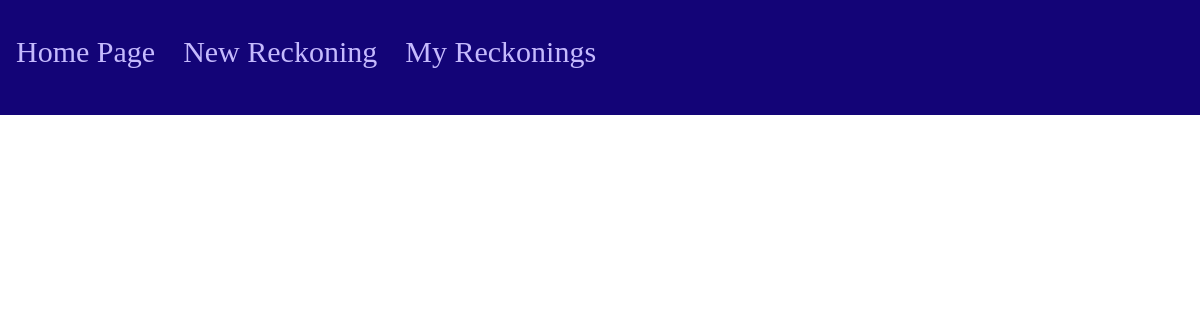
/Jim/transactions, run on an earlier commit of the app's database.
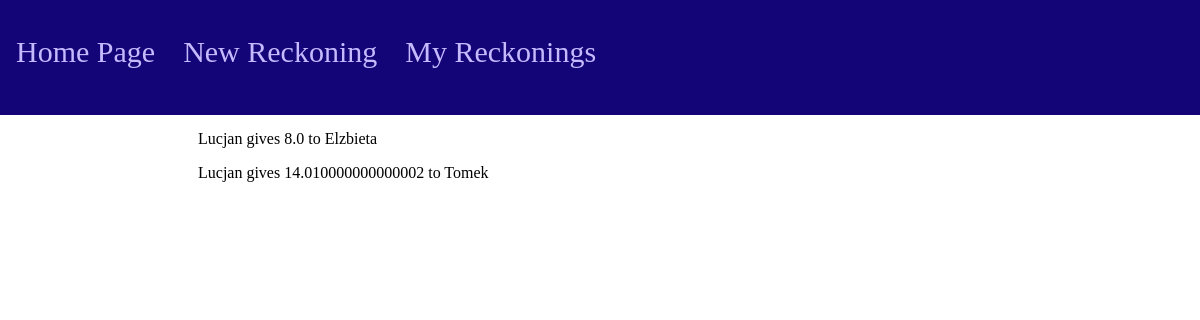
And on a later commit of the database.
### main/models.py (models this page shows)
class Person(models.Model):
    sheet = models.ForeignKey(Sheet, on_delete=models.CASCADE)
    name = models.CharField(max_length=20)
    balance = models.FloatField(default=0)
    def __str__(self):
        return self.name

### main/views.py (the view)
# urls.py: path('<str:name>/transactions', views.transactions, name="transactions")
def transactions(response, name): #function that shows transactions needed to complete the reckoning
    view = Sheet.objects.get(name=name)
    debtors = [person for person in Person.objects.filter(sheet=view) if person.balance > 0]
    collectors = [person for person in Person.objects.filter(sheet=view) if person.balance < 0]
    debtors.sort(reverse=True, key=PersonCmp)
    collectors.sort(reverse=True, key=PersonCmp)
    print(debtors)
    print(collectors)
    actions = []
    while len(debtors) and len(collectors):
        if debtors[0].balance < collectors[0].balance * -1:
            actions.append(transaction(debtors[0].name,str(debtors[0].balance),collectors[0].name))
            collectors[0].balance += debtors[0].balance
            debtors.pop(0)
        elif debtors[0].balance == collectors[0].balance * -1:
            actions.append(transaction(debtors[0].name,str(debtors[0].balance),collectors[0].name))
            collectors.pop(0)
            debtors.pop(0)
        else:
            actions.append(transaction(debtors[0].name,str(collectors[0].balance * -1),collectors[0].name))
            debtors[0].balance += collectors[0].balance
            collectors.pop(0)
    print(actions)
    return render(response, 'main/transactions.html', {"actions": actions})

### main/views.py (called while the page is built)
def PersonCmp(p1):
    return p1.balance

### main/templates/main/transactions.html
{% extends 'main/base.html' %}
{% block content %}
    <div>
        {% for action in actions %}
            <p>{{action.debtor}} gives {{action.value}} to {{action.collector}}</p>
        {% endfor %}
    </div>
{% endblock %}

### main/templates/main/base.html (shortened to what this page needs)
<!doctype html>
<html>
    <head>
    </head>
    <body>
        <div class="sidenav">
            <a href="/">Home Page</a>
            <a href="/create">New Reckoning</a>
            <a href="/sheets">My Reckonings</a>
        </div>
        <div class="main">
            {% block content %}{% endblock %}
        </div>
    <body>
</html>

### main/templates/main/base.html (style rules this page uses)
.sidenav { height: 80px; width: 100%; position: fixed; z-index: 1; top: 0; left: 0; overflow-x: hidden; background-color: #130477; padding-top: 35px; }
.sidenav a { padding: 6px 8px 6px 16px; text-decoration: none; font-size: 30px; color: #C5BAFD; }
.main { margin-top: 130px; margin-left: 180px; padding: 0px 10px; }

What changed in the data, as far as the page shows it:
added Person: debtor "Lucjan" "Lucjan"
added Person: collector "Elzbieta"
added Person: collector "Tomek"
Also different on the page:
new list line: "gives 8.0 to"
new list line: "gives 14.010000000000002 to"
